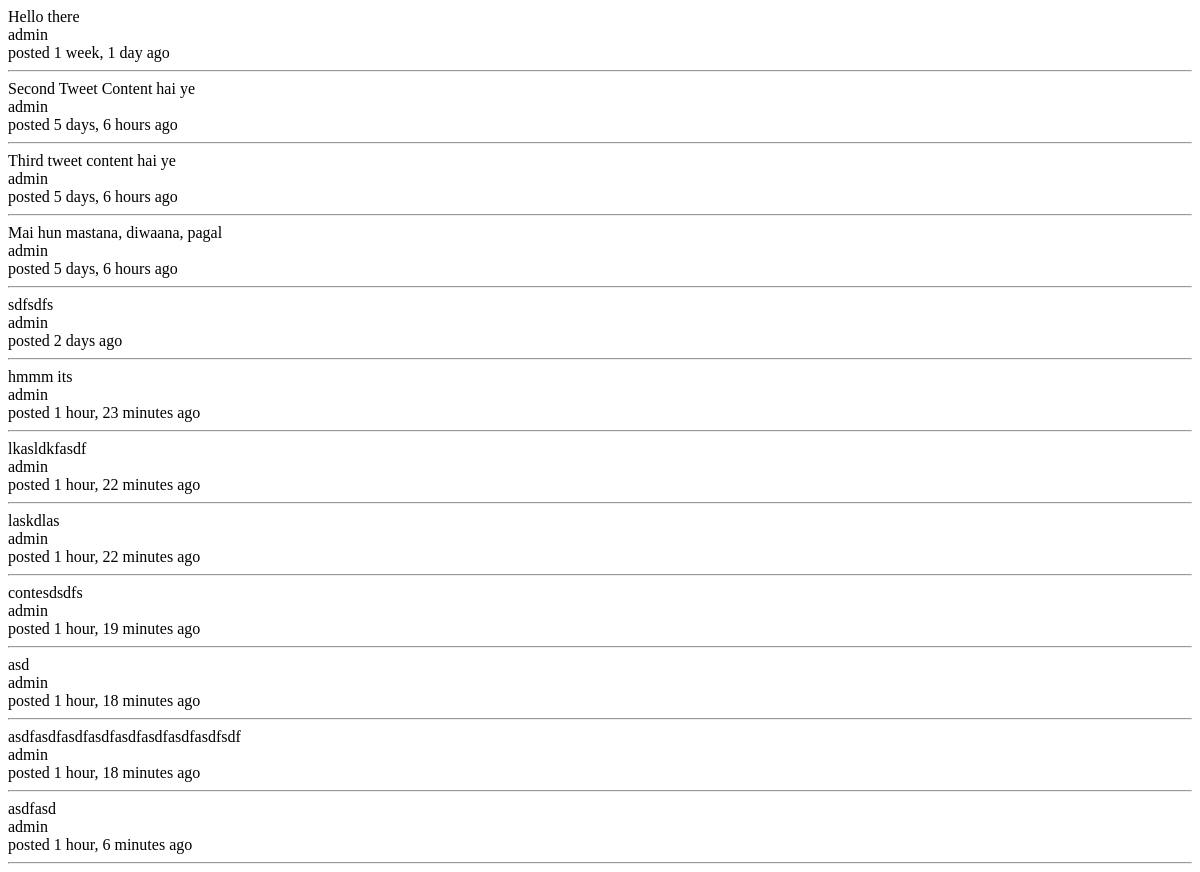
Page /tweet/ on the earlier database version.
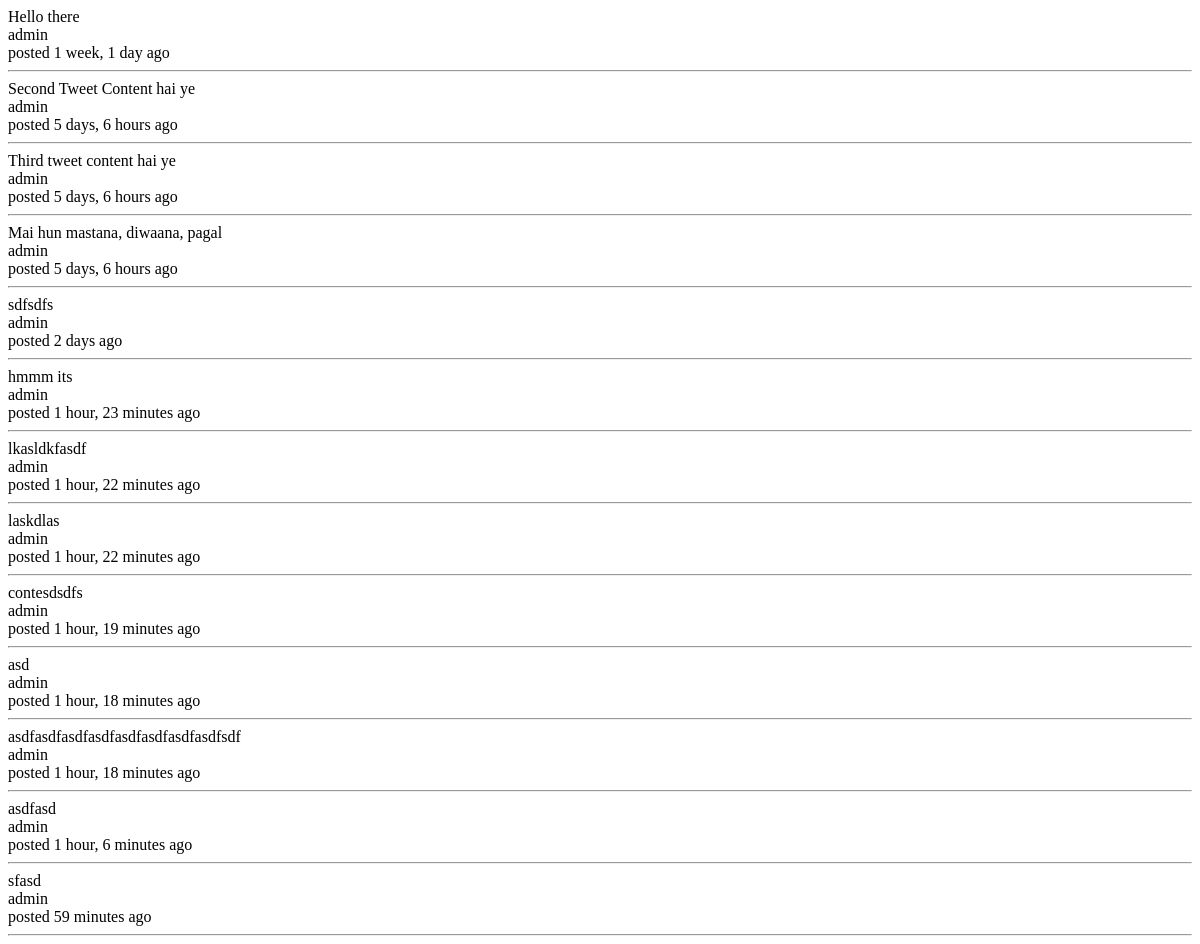
Same page on the later database version.
### tweets/models.py (models this page shows, shortened)
class Tweet(models.Model):
    content = models.CharField(max_length=140, validators=[validate_content])
    updated = models.DateTimeField(auto_now=True)
    timestamp = models.DateTimeField(auto_now_add=True)
    user = models.ForeignKey(settings.AUTH_USER_MODEL)

### tweets/views.py (the view)
class TweetListView(ListView):
    template_name = "tweets/list_view.html"
    queryset = Tweet.objects.all()
    def get_context_data(self, *args, **kwargs):
        context = super(TweetListView, self).get_context_data(*args, **kwargs)
        context["another_list"] = Tweet.objects.all()
        return context

### tweets/templates/tweets/list_view.html
{% for object in object_list %}
	{{ object.content }}<br/>
	{{ object.user }}<br/>
	posted {{ object.timestamp|timesince }} ago<br/>
	<hr>
{% empty %}
	<p>No tweets yet.</p>
{% endfor %}

Differences in the rows shown:
added Tweet: content "sfasd", user "admin", timestamp "59 minutes"
